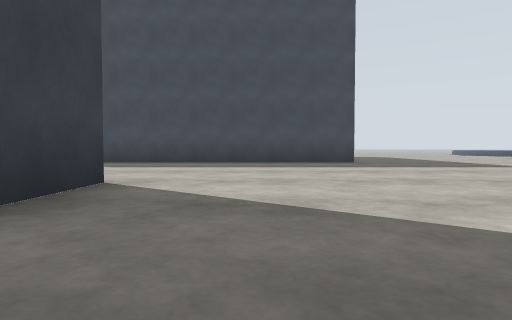
[1] (above)

21 first-person views from a walk through a world built for the Gazebo simulator. The camera is 0.72 m above the floor, tilts 2° down and sees 75° across. The floor is counted in squares, 2 m on a side. Each view is taken from the middle of a square. On the plan, view 1 faces up. The plan holds only what a view shows up to about 9 squares ahead; the rest is blank. The place goes on beyond the plan.

[2]
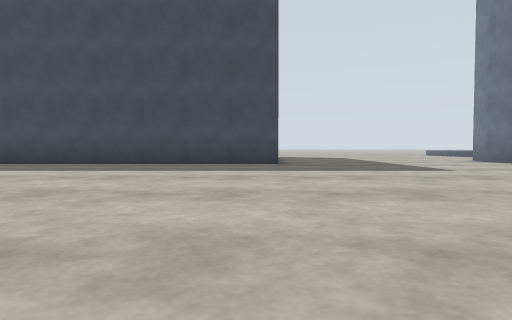

[3]
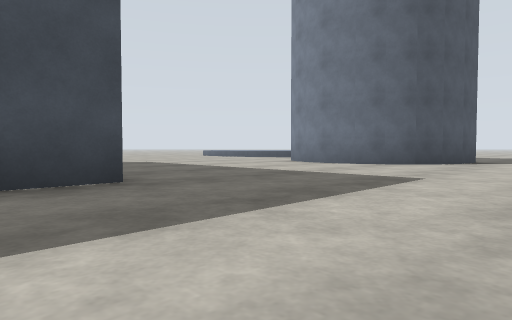

[4]
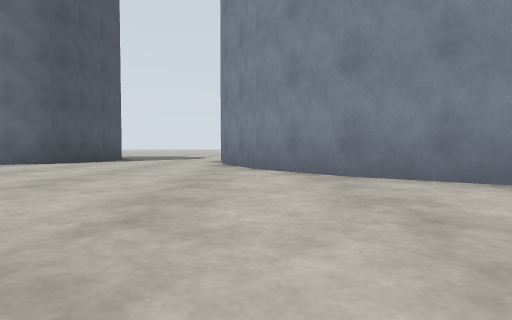

[5]
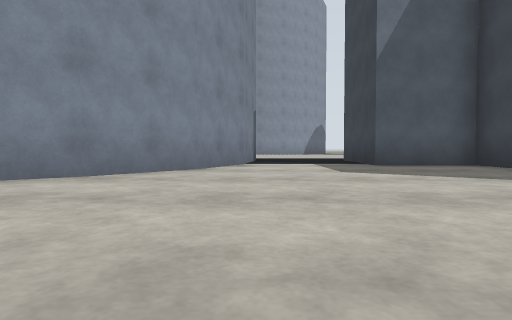

[6]
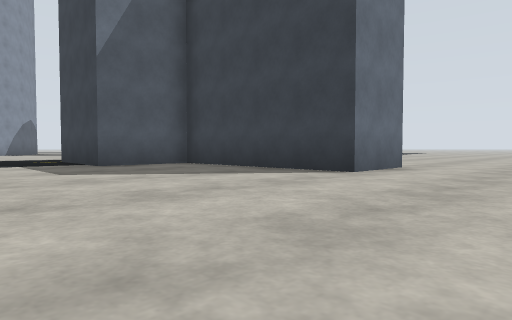

[7]
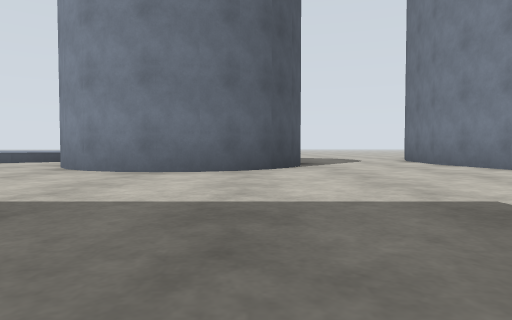

[8]
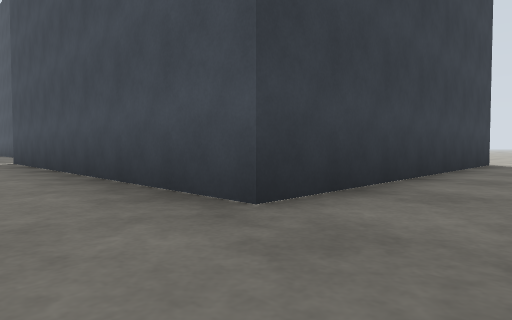

[9]
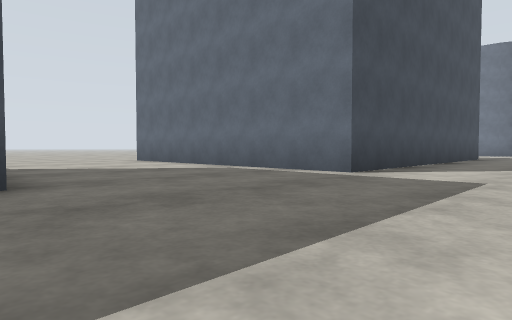

[10]
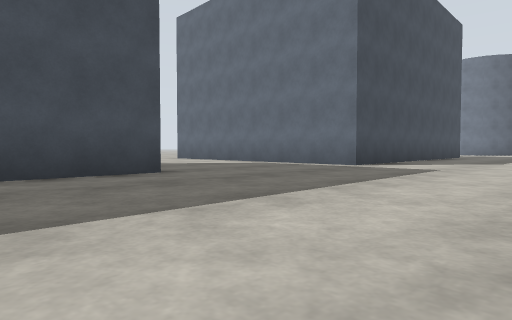

[11]
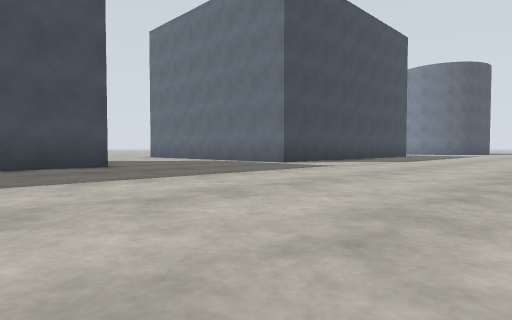

[12]
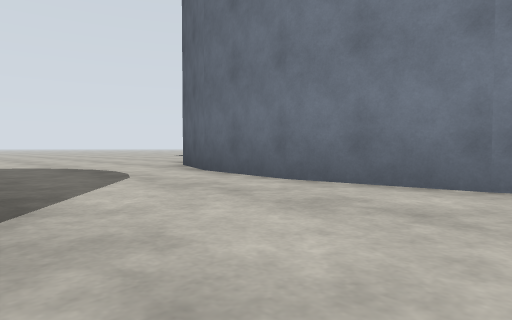

[13]
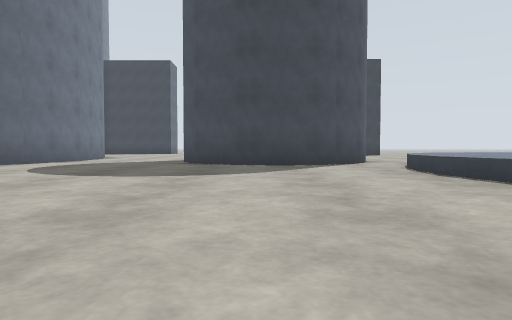

[14]
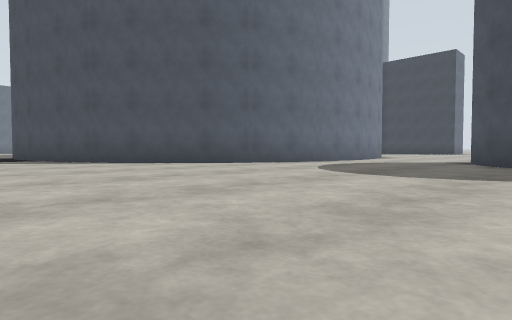

[15]
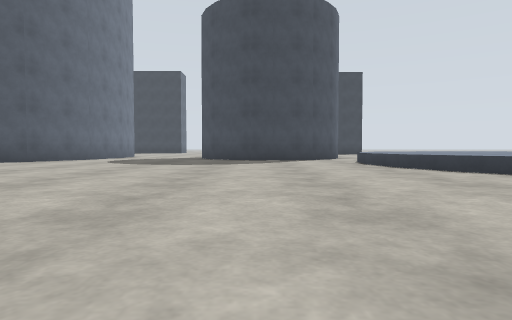

[16]
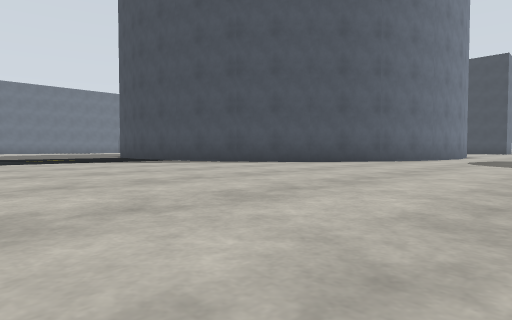

[17]
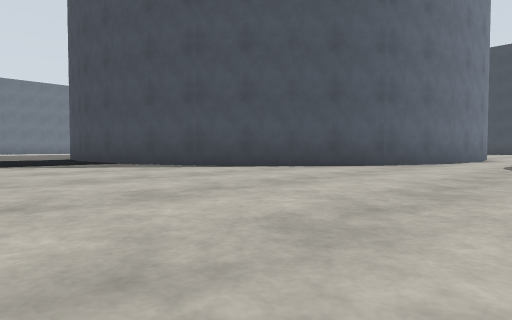

[18]
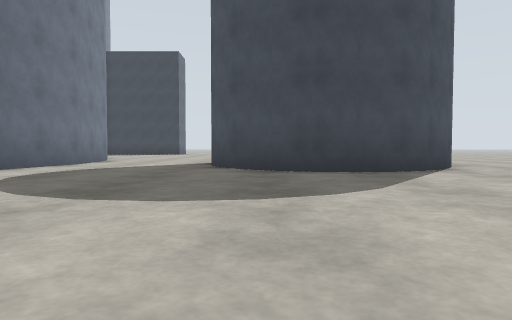

[19]
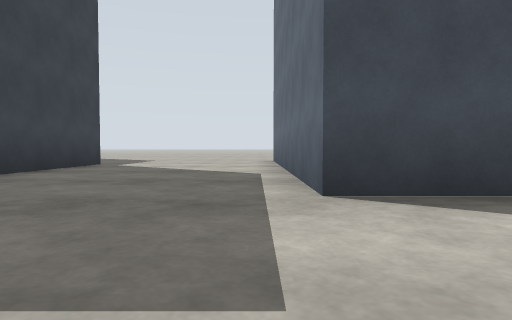

[20]
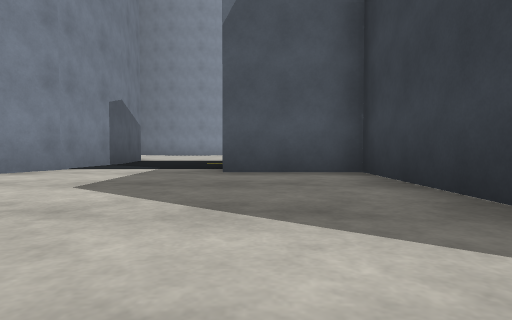

[21]
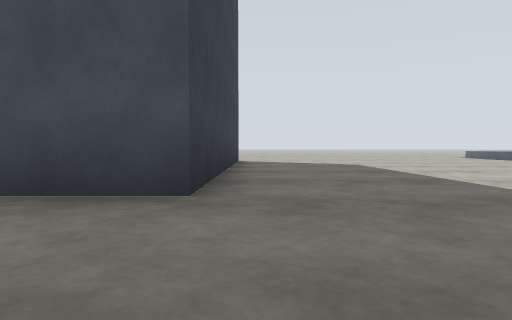

### Floor plan
Key: @ floor where view 1 was taken; . floor; = window, fence, low wall or low ledge; B grey box; C grey cylinder.
Columns run from 12 left of view 1 to 23 right of it. Each row starts with its distance up from view 1.
 12   B....B      B.......CC..====...
 11   B....B      B......C  C.........
 10  BB....B      B.....C    C.........
  9 .......BBBBBBBB.....C    C..........
  8 .....................C  C..........
  7 ......................CC............
  6 ....................................
  5 ....................................
  4 ......................CC............
  3 ..... ...BB........CCC  CCC.........
  2           B.......C        C.......
  1           B......C          C......
  0           B.@...C            C.....
 -1           BBB...C            C.....
 -2             B...C            C.....
 -3             B..C              C....
 -4              ..C              C...
 -5              ...C

Where each view was taken, in squares from view 1:
view 1: 0 up, 0 right, facing up
view 2: 1 up, 2 right, facing up
view 3: 5 up, 1 right, facing up-right
view 4: 3 up, 1 right, facing right
view 5: 6 up, 3 right, facing down
view 6: 6 up, 3 right, facing down-left
view 7: 8 up, 3 right, facing right
view 8: 7 up, 4 right, facing up-left
view 9: 6 up, 10 left, facing up-right
view 10: 5 up, 12 left, facing up-right
view 11: 3 up, 12 left, facing up-right
view 12: 7 up, 8 right, facing down-right
view 13: 9 up, 20 right, facing left
view 14: 9 up, 20 right, facing down-left
view 15: 9 up, 23 right, facing left
view 16: 7 up, 23 right, facing down-left
view 17: 6 up, 21 right, facing down-left
view 18: 8 up, 18 right, facing left
view 19: 6 up, 6 left, facing up
view 20: 4 up, 0 right, facing down
view 21: 6 up, 3 right, facing up
